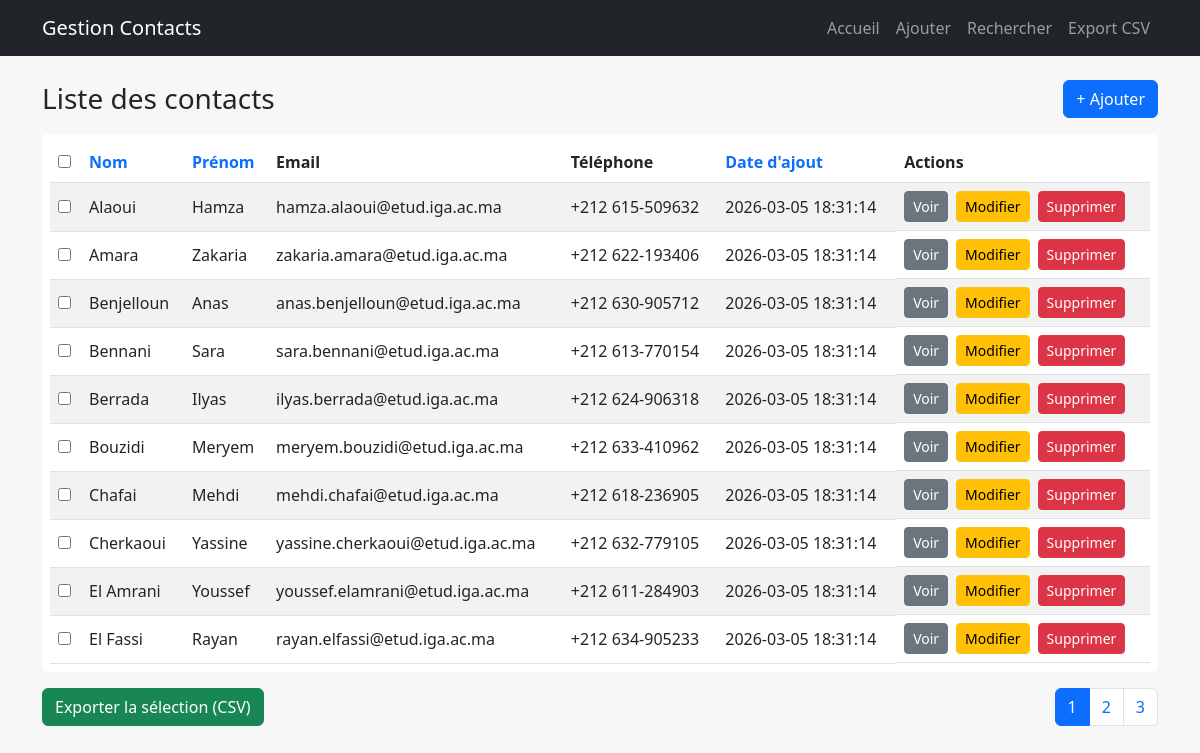
Screenshot of /?sort=nom&order=ASC with the database file from the repository.
### tables this page shows
CREATE TABLE `contacts` (
  `id` int(11) NOT NULL,
  `nom` varchar(100) NOT NULL,
  `prenom` varchar(100) NOT NULL,
  `email` varchar(150) DEFAULT NULL,
  `telephone` varchar(20) DEFAULT NULL,
  `adresse` text DEFAULT NULL,
  `date_naissance` date DEFAULT NULL,
  `notes` text DEFAULT NULL,
  `date_creation` timestamp NOT NULL DEFAULT current_timestamp(),
  `date_modification` timestamp NOT NULL DEFAULT current_timestamp() ON UPDATE current_timestamp()
);

### index.php (the view, shortened to what this page needs)
<?php
require_once __DIR__ . "/includes/init.php";
$perPage = 10;
$page = isset($_GET["page"]) ? (int)$_GET["page"] : 1;
$offset = ($page - 1) * $perPage;
$sort = $_GET["sort"] ?? "date_creation";
$order = strtoupper($_GET["order"] ?? "DESC");
$stmtTotal = $pdo->query("SELECT COUNT(*) AS c FROM contacts");
$total = (int)$stmtTotal->fetch()["c"];
$totalPages = (int)ceil($total / $perPage);
$sql = "SELECT * FROM contacts ORDER BY $sort $order LIMIT :limit OFFSET :offset";
$stmt = $pdo->prepare($sql);
$stmt->bindValue(":limit", $perPage, PDO::PARAM_INT);
$stmt->bindValue(":offset", $offset, PDO::PARAM_INT);
$stmt->execute();
$contacts = $stmt->fetchAll();
require_once __DIR__ . "/includes/header.php";
function sort_link($label, $col, $sort, $order) {
    $newOrder = ($sort === $col && $order === "ASC") ? "DESC" : "ASC";
    return '<a class="text-decoration-none" href="?sort=' . $col . '&order=' . $newOrder . '">' . $label . '</a>';
}
?>
<div class="d-flex justify-content-between align-items-center mb-3">
  <h3 class="mb-0">Liste des contacts</h3>
  <a class="btn btn-primary" href="ajouter.php">+ Ajouter</a>
</div>
<form method="post" action="exporter.php">
  <div class="table-responsive bg-white p-2 rounded">
    <table class="table table-striped align-middle mb-0">
      <thead>
        <tr>
          <th><input type="checkbox" id="checkAll"></th>
          <th><?= sort_link("Nom", "nom", $sort, $order) ?></th>
          <th><?= sort_link("Prénom", "prenom", $sort, $order) ?></th>
          <th>Email</th>
          <th>Téléphone</th>
          <th><?= sort_link("Date d'ajout", "date_creation", $sort, $order) ?></th>
          <th>Actions</th>
        </tr>
      </thead>
      <tbody>
      <?php foreach ($contacts as $c): ?>
        <tr>
          <td>
            <input class="rowCheck" type="checkbox" name="ids[]" value="<?= (int)$c["id"] ?>">
          </td>
          <td><?= htmlspecialchars($c["nom"]) ?></td>
          <td><?= htmlspecialchars($c["prenom"]) ?></td>
          <td><?= htmlspecialchars($c["email"] ?? "") ?></td>
          <td><?= htmlspecialchars($c["telephone"] ?? "") ?></td>
          <td><?= htmlspecialchars($c["date_creation"]) ?></td>
          <td class="d-flex gap-2">
            <a class="btn btn-sm btn-secondary" href="voir.php?id=<?= (int)$c["id"] ?>">Voir</a>
            <a class="btn btn-sm btn-warning" href="modifier.php?id=<?= (int)$c["id"] ?>">Modifier</a>
            <button
              class="btn btn-sm btn-danger"
              type="submit"
              formaction="supprimer.php"
              name="id"
              value="<?= (int)$c["id"] ?>"
              onclick="return confirm('Supprimer ce contact ?');"
            >
              Supprimer
            </button>
          </td>
        </tr>
      <?php endforeach; ?>
      </tbody>
    </table>
  </div>
  <div class="d-flex justify-content-between align-items-center mt-3">
    <button class="btn btn-success" type="submit">Exporter la sélection (CSV)</button>
    <nav>
      <ul class="pagination mb-0">
        <?php for ($i = 1; $i <= $totalPages; $i++): ?>
          <li class="page-item <?= ($i === $page) ? "active" : "" ?>">
            <a class="page-link"
               href="?page=<?= $i ?>&sort=<?= htmlspecialchars($sort) ?>&order=<?= htmlspecialchars($order) ?>">
              <?= $i ?>
            </a>
          </li>
        <?php endfor; ?>
      </ul>
    </nav>
  </div>
</form>
<?php require_once __DIR__ . "/includes/footer.php"; ?>

### assets/css/style.css (style rules this page uses)
body { background: #f7f7f7; }
.table thead th { white-space: nowrap; }

### rows the page displays
contacts: nom "Alaoui", prenom "Hamza", email "hamza.alaoui@etud.iga.ac.ma", telephone "+212 615-509632", date_creation "2026-03-05 18:31:14", $c["id"] 8 (drawn)
contacts: nom "Amara", prenom "Zakaria", email "zakaria.amara@etud.iga.ac.ma", telephone "+212 622-193406", date_creation "2026-03-05 18:31:14", $c["id"] 5 (drawn)
contacts: nom "Benjelloun", prenom "Anas", email "anas.benjelloun@etud.iga.ac.ma", telephone "+212 630-905712", date_creation "2026-03-05 18:31:14", $c["id"] 20 (drawn)
contacts: nom "Bennani", prenom "Sara", email "sara.bennani@etud.iga.ac.ma", telephone "+212 613-770154", date_creation "2026-03-05 18:31:14", $c["id"] 7 (drawn)
contacts: nom "Berrada", prenom "Ilyas", email "ilyas.berrada@etud.iga.ac.ma", telephone "+212 624-906318", date_creation "2026-03-05 18:31:14", $c["id"] 14 (drawn)
contacts: nom "Bouzidi", prenom "Meryem", email "meryem.bouzidi@etud.iga.ac.ma", telephone "+212 633-410962", date_creation "2026-03-05 18:31:14", $c["id"] 23 (drawn)
contacts: nom "Chafai", prenom "Mehdi", email "mehdi.chafai@etud.iga.ac.ma", telephone "+212 618-236905", date_creation "2026-03-05 18:31:14", $c["id"] 10 (drawn)
contacts: nom "Cherkaoui", prenom "Yassine", email "yassine.cherkaoui@etud.iga.ac.ma", telephone "+212 632-779105", date_creation "2026-03-05 18:31:14", $c["id"] 22 (drawn)
contacts: nom "El Amrani", prenom "Youssef", email "youssef.elamrani@etud.iga.ac.ma", telephone "+212 611-284903", date_creation "2026-03-05 18:31:14", $c["id"] 6 (drawn)
contacts: nom "El Fassi", prenom "Rayan", email "rayan.elfassi@etud.iga.ac.ma", telephone "+212 634-905233", date_creation "2026-03-05 18:31:14", $c["id"] 24 (drawn)

### other values shown
$label "Nom Prénom Date d'ajout"
